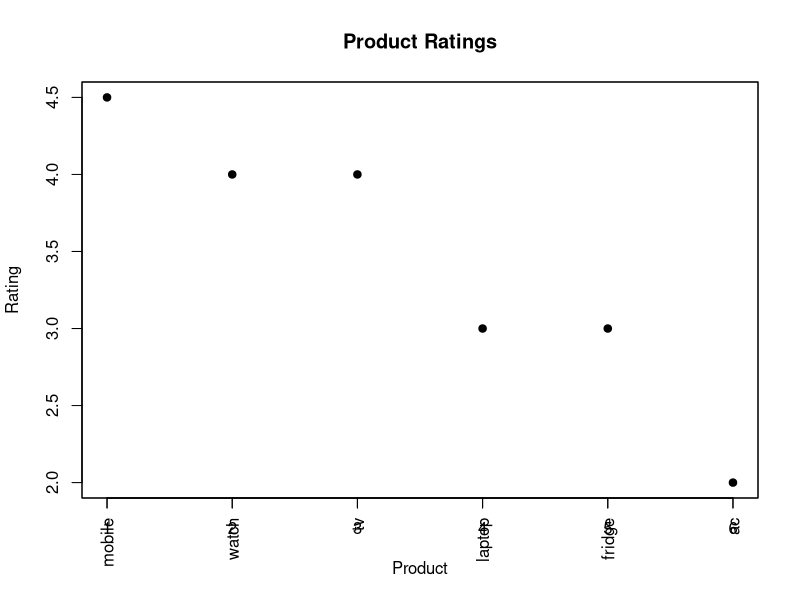

Write R code to recreate this figure.
# Data
product <- c("mobile", "watch", "tv", "laptop", "fridge", "ac")
rating <- c(4.5, 4, 4, 3, 3, 2)

# Plot
plot(1:length(product), rating, type='n', main='Product Ratings', xlab='Product', ylab='Rating')
points(1:length(product), rating, pch=19)
axis(1, at=1:length(product), labels=product, las=2)
box()
